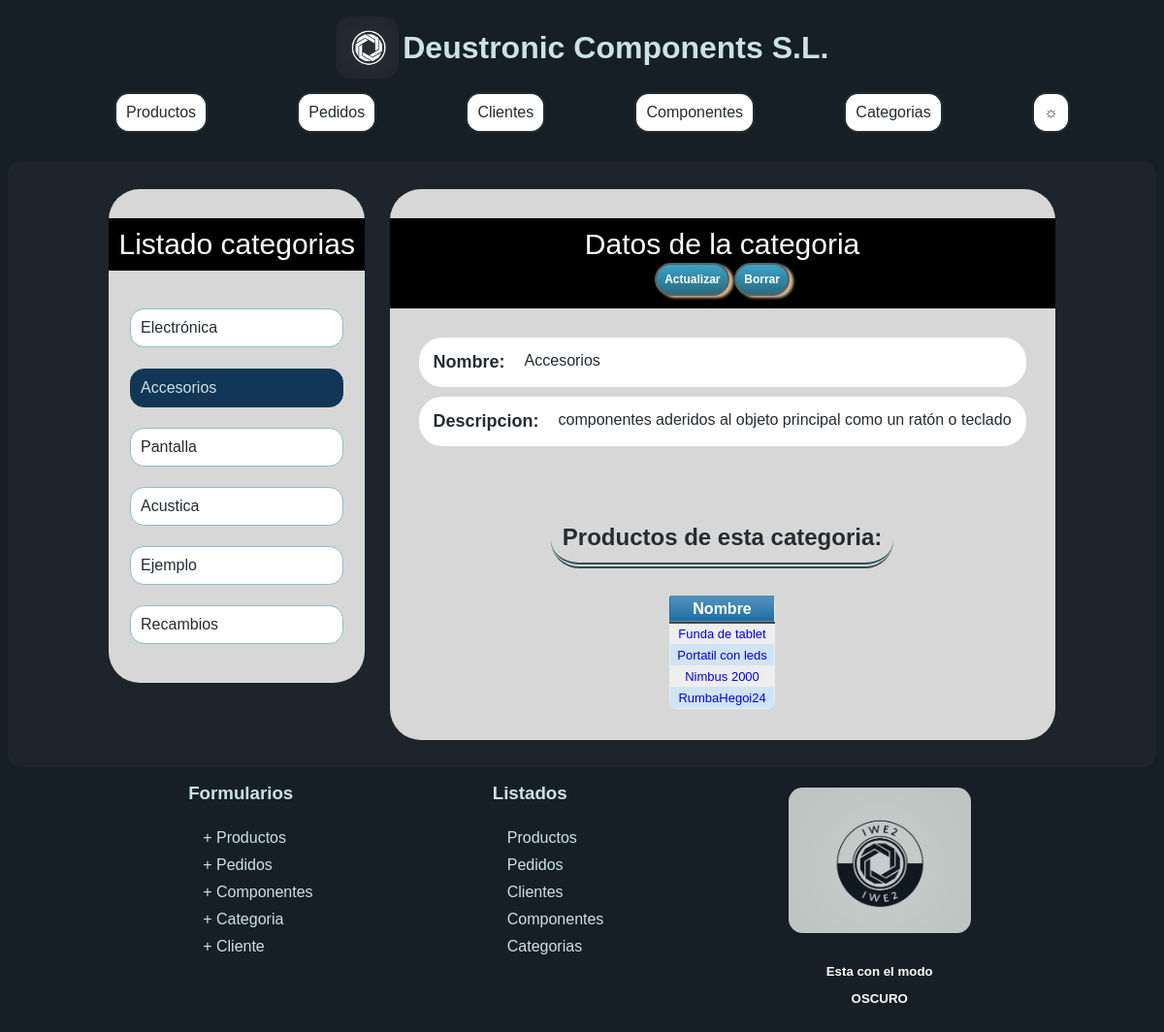
/appProyecto/categoria/3, run on the app's committed database.
### appProyecto/models.py (models this page shows, shortened)
class Categoria(models.Model):
    descripcion = models.CharField(max_length=1000)
    nombre = models.CharField(max_length=100, unique=True)

class Producto(models.Model):
    precio = models.FloatField(
        default=0,
        validators=[
            MinValueValidator(0)
        ]
     )
    nombre = models.CharField(max_length=200)
    descripcion = models.CharField(max_length=1000)
    categoria = models.ForeignKey(Categoria, on_delete=models.CASCADE)
    componente = models.ManyToManyField(Componente, through="Elemento")

### appProyecto/views.py (the view)
class CategoriaDetailView(DetailView):
    model = Categoria
    def get_context_data(self, **kwargs):
        context = super().get_context_data(**kwargs)
        context['productos'] = self.object.producto_set.all()
        context['listaTodos'] = Categoria.objects.all()
        return context

### appProyecto/templates/appProyecto/categoria_detail.html (shortened to what this page needs)
{% extends "detalle.html" %}
{% block elemListado %} categorias {%endblock%}
{% block urlElemento %}
<a href="{% url 'detalle categoria' p.pk %}">
  {% if  p.id == categoria.id %}
  <li style="
  background-color: #123655;
  color: #cce1e8;
  border-color: #123655;
">{{ p.nombre }}</li>
  {% else %}
  <li>{{ p.nombre }}</li>
  {% endif %}
</a>
{% endblock %} {% block detalle %}
<div class="tituloProducto">
  Datos de la categoria
  <div class="barraBtn">
    <a href="/appProyecto/categoria/{{categoria.id}}/update/" class="button">
      Actualizar</a>
    <a href="/appProyecto/categoria/{{categoria.id}}/delete/" class="button">
      Borrar</a>
  </div>
</div>
<div class="datosProducto">
  <div class="propiedadProducto">
    <div class="tituloPropiedad">Nombre:</div>
    {{ categoria.nombre}}
  </div>
  <div class="propiedadProducto">
    <div class="tituloPropiedad">Descripcion:</div>
    {{ categoria.descripcion}}
  </div>
</div>
{% if productos %}
<div class="tablasList"> <h2>Productos de esta categoria:</h2>
  <table class="blueTable">
      <thead>
        <tr>
          <th>Nombre</th>
        </tr>
      </thead>
      <tbody>
        {% for producto in productos %}
        <tr>
          <td>
            <a href="{% url 'detalle producto' producto.pk %}">
              {{ producto.nombre }}
            </a>
          </td>
        </tr>
        {% endfor %}
      </tbody>
    </table>
  </div>
{% else %}
<p>No existen productos en esta categoria.</p>
{% endif %} {% endblock %}

### appProyecto/static/css/estilos.css (style rules this page uses)
@media only screen and (min-width: 961px) { .datosProducto { margin: 30px; } }
@media only screen and (min-width: 961px) { form.cuadroFormularios, table.blueTable, table.listados { margin: 1em; padding: 0.5em; border-radius: 0.5em; } }
body { background-color: #171f26; font-family: "Franklin Gothic Medium", "Arial Narrow", Arial, sans-serif; font-size: 16px; color: #242c32; text-align: justify; }
.cuadroInformacion, .contenidoMasInfo, .cabecera img, main, #logoCompleto, .lista, .enlace, .cabecera, .content, .descripcion, .listaProductos li { border-radius: 0.9em; }
.listaProductos ul li { background-color: #fff; padding: 10px; margin: 0.1em; color: #242c32; border: 1px solid #88bdca; display: flex; min-width: min-content; max-width: -webkit-fill-available; flex-wrap: wrap; flex-direction: row; }
.iconosRedes, ul.linksFooter, a { text-decoration: none; list-style: none; padding: 5px; }
h2 { padding: 0.5em; min-width: min-content; margin: 0.5em; max-width: -webkit-fill-available; border-bottom: 6px double darkslategrey; }
form.cuadroFormularios, table.blueTable, table.listados { font-family: Arial, Helvetica, sans-serif; border: 1px solid #1c6ea4; background-color: #eeeeee; text-align: center; border-collapse: collapse; }
table.blueTable td, table.blueTable th { padding: 4px; min-width: min-content; }
table.blueTable thead th:first-child { border-left: none; }
table.blueTable td, table.blueTable th { border: 1px solid transparent; padding: 3px 2px; }
table.blueTable tbody td { font-size: 13px; }
table.blueTable tr:nth-child(even) { background: #d0e4f5; }
table.blueTable thead { background: #1c6ea4; background: -moz-linear-gradient(top, #5592bb 0%, #327cad 66%, #1c6ea4 100%); background: -webkit-linear-gradient( top, #5592bb 0%, #327cad 66%, #1c6ea4 100% ); border-bottom: 2px solid #444444; }
table.blueTable thead th { font-size: 16px; font-weight: bold; color: #ffffff; border-left: 2px solid #d0e4f5; padding: 4px 10px; }
.barraBtn { display: flex; flex-wrap: wrap; flex-direction: row; align-items: center; flex-wrap: wrap-reverse; place-content: end; float: right; }
form button, .button { margin: 0.2em; text-decoration: none; text-align: center; place-self: end; padding: 8px; border: solid 2px #596266; -webkit-border-radius: 50px; -moz-border-radius: 50px; border-radius: 50px; font: 12px Arial, Helvetica, sans-serif; font-weight: bold; color: #ffffff; background-color: #3ba4c7; background-image: -moz-linear-gradient(top, #3ba4c7 0%, #2a6b80 100%); background-image: -webkit-linear-gradient(top, #3ba4c7 0%, #2a6b80 100%); background-image: -o-linear-gradient(top, #3ba4c7 0%, #2a6b80 100%); background-image: -ms-linear-gradient(top, #3ba4c7 0%, #2a6b80 100%); filter: progid:DXImageTransform.Microsoft.gradient(startColorstr='#2a6b80', endColorstr='#2a6b80', GradientType=0); background-image: linear-gradient(top, #3ba4c7 0%, #2a6b80 100%); -webkit-box-shadow: 4px 2px 3px#d5b88f; -moz-box-shadow: 4px 2px 3px#d5b88f; box-shadow: 4px 2px 3px#d5b88f; }
.bloque, table, .propiedadProducto, h2 { border-radius: 1.5em; }
.listaProductos li { cursor: pointer; padding: 15px; background-color: #fff; border: 2px solid #ddd; margin-bottom: 10px; }
.tituloProducto, .tituloNavegadorProductos { font-size: 30px; background-color: black; color: #ffffff; margin-top: 30px; padding: 10px; display: flex; flex-direction: column; flex-wrap: wrap; justify-content: space-around; align-items: center; font-family: Impact, Haettenschweiler, "Arial Narrow Bold", sans-serif; min-height: min-content; }
.datosProducto { display: flex; flex-wrap: wrap; flex-direction: column; flex-wrap: wrap; }
.propiedadProducto { background-color: white; display: flex; flex-wrap: wrap; padding: 15px; margin-bottom: 10px; min-width: min-content; max-width: -webkit-fill-available; }
.tituloPropiedad { font-size: 18px; font-weight: bold; margin-right: 20px; }
.tablasList { padding: 1em; display: flex; flex-wrap: wrap; flex-direction: column; align-items: center; justify-content: space-evenly; }

### data on the page
Categoria: nombre "Electrónica"
Categoria: nombre "Accesorios", descripcion "componentes aderidos al objeto principal como un ratón o teclado"
Categoria: nombre "Pantalla"
Categoria: nombre "Acustica"
Categoria: nombre "Ejemplo"
Categoria: nombre "Recambios"
Producto: nombre "Funda de tablet"
Producto: nombre "Portatil con leds"
Producto: nombre "Nimbus 2000"
Producto: nombre "RumbaHegoi24"
